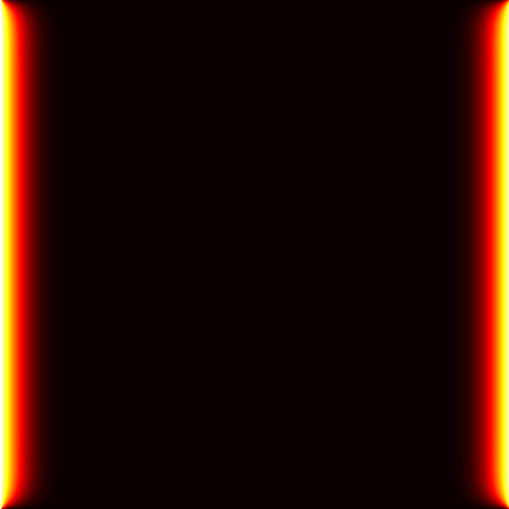

Write the Python code that produced this figure.
import matplotlib
matplotlib.use('Agg')
import matplotlib.pyplot as plt
import numpy as np
import sys
import os
from numpy import genfromtxt

a = genfromtxt('heatmap.out', delimiter=' ')
plt.imsave('heatmap.png',a, cmap='hot')
